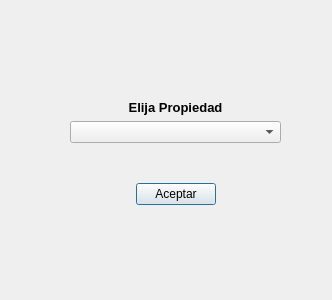
<?xml version="1.0" encoding="UTF-8"?>
<ui version="4.0">
 <class>dlgLocalidad</class>
 <widget class="QDialog" name="dlgLocalidad">
  <property name="geometry">
   <rect>
    <x>0</x>
    <y>0</y>
    <width>332</width>
    <height>300</height>
   </rect>
  </property>
  <property name="windowTitle">
   <string>Dialog</string>
  </property>
  <widget class="QWidget" name="layoutWidget">
   <property name="geometry">
    <rect>
     <x>70</x>
     <y>100</y>
     <width>211</width>
     <height>105</height>
    </rect>
   </property>
   <layout class="QVBoxLayout" name="verticalLayout">
    <item>
     <widget class="QLabel" name="label">
      <property name="font">
       <font>
        <pointsize>10</pointsize>
        <bold>true</bold>
       </font>
      </property>
      <property name="text">
       <string>Elija Propiedad</string>
      </property>
      <property name="alignment">
       <set>Qt::AlignmentFlag::AlignCenter</set>
      </property>
     </widget>
    </item>
    <item>
     <widget class="QComboBox" name="cmbInfoProp"/>
    </item>
    <item>
     <spacer name="verticalSpacer">
      <property name="orientation">
       <enum>Qt::Orientation::Vertical</enum>
      </property>
      <property name="sizeHint" stdset="0">
       <size>
        <width>20</width>
        <height>40</height>
       </size>
      </property>
     </spacer>
    </item>
    <item>
     <layout class="QHBoxLayout" name="horizontalLayout">
      <item>
       <spacer name="horizontalSpacer_2">
        <property name="orientation">
         <enum>Qt::Orientation::Horizontal</enum>
        </property>
        <property name="sizeHint" stdset="0">
         <size>
          <width>40</width>
          <height>20</height>
         </size>
        </property>
       </spacer>
      </item>
      <item>
       <widget class="QPushButton" name="btnBuscarPropiedad">
        <property name="text">
         <string>Aceptar</string>
        </property>
       </widget>
      </item>
      <item>
       <spacer name="horizontalSpacer">
        <property name="orientation">
         <enum>Qt::Orientation::Horizontal</enum>
        </property>
        <property name="sizeHint" stdset="0">
         <size>
          <width>40</width>
          <height>20</height>
         </size>
        </property>
       </spacer>
      </item>
     </layout>
    </item>
   </layout>
  </widget>
 </widget>
 <resources/>
 <connections/>
</ui>
